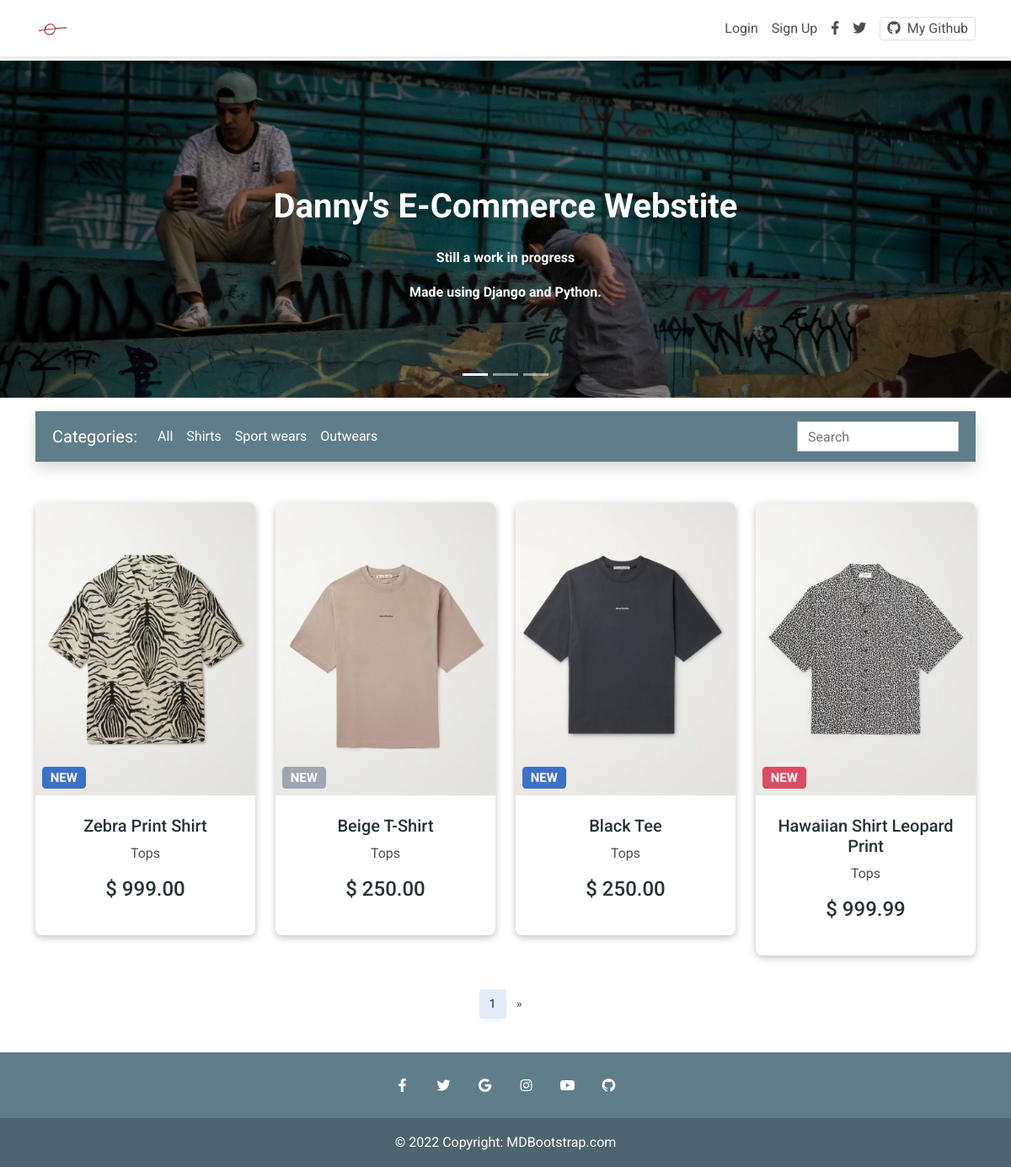
The page / on the database its author committed.
### myapp/models.py (models this page shows, shortened)
class Item(models.Model):
    title = models.CharField(max_length=100)
    price = models.DecimalField(decimal_places=2, max_digits=10)
    discount = models.DecimalField(
        decimal_places=2, max_digits=10, null=True, blank=True)
    category = models.CharField(choices=CATEGORY_CHOICES, max_length=2)
    label = models.CharField(choices=LABEL_CHOICES, max_length=1)
    slug = models.SlugField()
    description = models.TextField()
    file_name = models.CharField(max_length=50)

### myapp/views.py (the view)
# urls.py: path('',views.HomeView.as_view(), name='home'),
class HomeView(ListView):
    model = Item
    paginate_by = 4
    template_name = 'index.html'

### templates/index.html (shortened to what this page needs)
{% load static %}
{% load cart_count %}
<!DOCTYPE html>
<html lang="en">
  <head>
    <link
      rel="stylesheet"
      href="https://use.fontawesome.com/releases/v5.11.2/css/all.css"
    />
    <link rel="stylesheet" href="{% static 'css/mdb.min.css' %}" />
    <link rel="stylesheet" href="{% static 'css/style.css' %}" />
  </head>
  <body>
    <nav class="navbar fixed-top navbar-expand-lg navbar-light bg-white">
      <div class="container">
        <div class="collapse navbar-collapse" id="navbarSupportedContent1">
          <a class="navbar-brand mt-2 mt-sm-0" href="{% url 'myapp:home' %}">
            <img
              src="{% static 'img/isolate.jpg' %}"
              height="40"
              width="40"
              alt="Isolate Logo"
              loading="lazy"
            />
          </a>
        </div>
        <div class="d-flex align-items-center">
          {% if request.user.is_authenticated %}
          <a class="nav-link me-3" href="{% url 'myapp:summary' request.user|order_pk %}">
            <i class="fas fa-shopping-cart"></i>
            <span class="badge rounded-pill badge-notification bg-danger">{{ request.user|item_count }}</span>
          </a>
          <a class="nav-link me-3" href="{% url 'account_logout' %}" role="button">Logout
          </a>
          {% else %}
          <a class="nav-link me-3" href="{% url 'account_login' %}" role="button">Login
          </a>
          <a class="nav-link me-3" href="{% url 'account_signup' %}" role="button">Sign Up
          </a>
          {% endif %}
          <a class="nav-link me-3" href="#">
            <i class="fab fa-facebook-f"></i>
          </a>
          <a class="nav-link me-3" href="#">
            <i class="fab fa-twitter"></i>
          </a>
          <a
            href="https://github.com/dcueva7"
            class="border rounded px-2 nav-link"
            target="_blank"
          >
            <i class="fab fa-github me-2"></i>My Github
          </a>
        </div>
      </div>
    </nav>
    <div class="mt-5 pt-4">
    </div>
    {% block content %}
    <div
      id="carouselExampleCaptions"
      class="carousel slide carousel-fade"
      data-mdb-ride="carousel"
    >
      <div class="carousel-indicators">
        <button
          type="button"
          data-mdb-target="#carouselExampleCaptions"
          data-mdb-slide-to="0"
          class="active"
          aria-current="true"
          aria-label="Slide 1"
        ></button>
        <button
          type="button"
          data-mdb-target="#carouselExampleCaptions"
          data-mdb-slide-to="1"
          aria-label="Slide 2"
        ></button>
        <button
          type="button"
          data-mdb-target="#carouselExampleCaptions"
          data-mdb-slide-to="2"
          aria-label="Slide 3"
        ></button>
      </div>
      <div class="carousel-inner">
        <div class="carousel-item active">
          <img
            src="{% static 'img/urban1.jpg' %}"
            class="d-block w-100"
            alt="Wild Landscape"
          />
          <div class="mask" style="background-color: rgba(0, 0, 0, 0.4)"></div>
          <div class="carousel-caption d-none d-sm-block mb-5">
            <h1 class="mb-4">
              <strong>Danny's E-Commerce Webstite</strong>
            </h1>
            <p>
              <strong>Still a work in progress</strong>
            </p>
            <p class="mb-4 d-none d-md-block">
              <strong
                >Made using Django and Python.</strong
              >
            </p>
          </div>
        </div>
      </div>
      <button class="carousel-control-prev" type="button" data-mdb-target="#carouselExampleCaptions" data-mdb-slide="prev">
        <span class="carousel-control-prev-icon" aria-hidden="true"></span>
      </button>
      <button class="carousel-control-next" type="button" data-mdb-target="#carouselExampleCaptions" data-mdb-slide="next">
        <span class="carousel-control-next-icon" aria-hidden="true"></span>
      </button>
    </div>
    <main>
      <div class="container">
        <nav
          class="navbar navbar-expand-lg navbar-dark mt-3 mb-5 shadow p-2"
          style="background-color: #607d8b"
        >
          <div class="container-fluid">
            <a class="navbar-brand" href="#">Categories:</a>
            <div class="collapse navbar-collapse" id="navbarSupportedContent2">
              <ul class="navbar-nav me-auto mb-2 mb-lg-0">
                <li class="nav-item acitve">
                  <a class="nav-link text-white" href="#">All</a>
                </li>
                <li class="nav-item">
                  <a class="nav-link text-white" href="#">Shirts</a>
                </li>
                <li class="nav-item">
                  <a class="nav-link text-white" href="#">Sport wears</a>
                </li>
                <li class="nav-item">
                  <a class="nav-link text-white" href="#">Outwears</a>
                </li>
              </ul>
              <form class="w-auto py-1" style="max-width: 12rem">
                <input
                  type="search"
                  class="form-control rounded-0"
                  placeholder="Search"
                  aria-label="Search"
                />
              </form>
            </div>
          </div>
        </nav>
        <section>
          <div class="text-center">
            <div class="row">
              {% for item in object_list %}
              <div class="col-lg-3 col-md-6 mb-4">
                <div class="card">
                  <div
                    class="bg-image hover-zoom ripple ripple-surface ripple-surface-light"
                    data-mdb-ripple-color="light"
                  >
                    <img
                      src="{% static item.file_name %}"
                      class="w-100"
                    />
                    <a href="{% url 'myapp:product' item.slug %}">
                      <div class="mask">
                        <div
                          class="d-flex justify-content-start align-items-end h-100"
                        >
                          <h5>
                            <span
                              class="badge bg-{{ item.get_label_display }} ms-2"
                              >NEW</span
                            >
                          </h5>
                        </div>
                      </div>
                    </a>
                  </div>
                  <div class="card-body">
                    <a href="{% url 'myapp:product' item.slug %}" class="text-reset">
                      <h5 class="card-title mb-2">{{ item.title }}</h5>
                    </a>
                    <a href="" class="text-reset">
                      <p>{{ item.get_category_display }}</p>
                    </a>
                    <h6 class="mb-3 price">$
                      {% if item.discount %}
                      {{ item.discount }}
                      {% else %}
                      {{ item.price }}
                      {% endif %}
                    </h6>
                  </div>
                </div>
              </div>
              {% endfor %}
            </div>
          </div>
        </section>
        <nav
          aria-label="Page navigation example"
          class="d-flex justify-content-center mt-3"
        >
          <ul class="pagination">
            <li class="page-item active">
              <a class="page-link" href="?page={{ page_obj.number }}">{{ page_obj.number }}</a>
            </li>
            {% if page_obj.has_next %}
            <li class="page-item">
              <a class="page-link" href="?page={{ page_obj.next_page_number }}" aria-label="Next">
                <span aria-hidden="true">&raquo;</span>
              </a>
            </li>
            {% endif %}
          </ul>
        </nav>
      </div>
    </main>
    {% endblock content %}
    <footer
      class="text-center text-white mt-4"
      style="background-color: #607d8b"
    >
      <hr class="text-dark" />
      <div class="container">
        <section class="mb-3">
          <a
            class="btn-link btn-floating btn-lg text-white"
            href="#!"
            role="button"
            data-mdb-ripple-color="dark"
            ><i class="fab fa-facebook-f"></i
          ></a>
          <a
            class="btn-link btn-floating btn-lg text-white"
            href="#!"
            role="button"
            data-mdb-ripple-color="dark"
            ><i class="fab fa-twitter"></i
          ></a>
          <a
            class="btn-link btn-floating btn-lg text-white"
            href="#!"
            role="button"
            data-mdb-ripple-color="dark"
            ><i class="fab fa-google"></i
          ></a>
          <a
            class="btn-link btn-floating btn-lg text-white"
            href="#!"
            role="button"
            data-mdb-ripple-color="dark"
            ><i class="fab fa-instagram"></i
          ></a>
          <a
            class="btn-link btn-floating btn-lg text-white"
            href="#!"
            role="button"
            data-mdb-ripple-color="dark"
            ><i class="fab fa-youtube"></i
          ></a>
          <a
            class="btn-link btn-floating btn-lg text-white"
            href="https://github.com/dcueva7"
            role="button"
            data-mdb-ripple-color="dark"
            ><i class="fab fa-github"></i
          ></a>
        </section>
      </div>
      <div
        class="text-center p-3"
        style="background-color: rgba(0, 0, 0, 0.2); text-color: #e0e0e0"
      >
        © 2022 Copyright:
        <a class="text-white" href="https://mdbootstrap.com/"
          >MDBootstrap.com</a
        >
      </div>
    </footer>
  </body>
</html>

### static/css/style.css (style rules this page uses)
.carousel-item { height: 50vh; }
.card { box-shadow: rgba(0, 0, 0, 0.24) 0px 3px 8px; }
.price { color: #263238; font-size: 24px; }
.card-title { color:#263238 }

### rows shown on the page
Item: file_name (picture), title "Zebra Print Shirt", category "Tops", price "999.00"
Item: file_name (picture), title "Beige T-Shirt", category "Tops", price "250.00"
Item: file_name (picture), title "Black Tee", category "Tops", price "250.00"
Item: file_name (picture), title "Hawaiian Shirt Leopard Print", category "Tops", price "999.99"

### other values the page prints
{{ page_obj.number }} "1"
